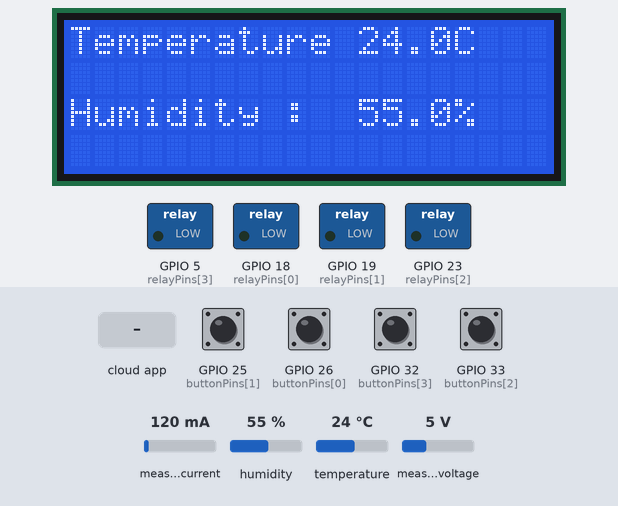
Bench run of a sketch on a simulated ESP32. Shown: 20×4 character LCD, switched loads named in the sketch (green lamp = pin HIGH). The inputs (shaded band) are chosen by the test bench; at power-on: GPIO 25 (buttonPins[1]), GPIO 26 (buttonPins[0]), GPIO 32 (buttonPins[3]), GPIO 33 (buttonPins[2]) HIGH, measured current 120 mA, humidity 55 %, temperature 24 °C, measured voltage 5 V. WiFi joins after 1.5 s; servers stay silent unless stated; the Firebase database answers and starts empty; what the sketch prints to the serial monitor is not drawn.

Above: at 5.6 s.
5.7 s: GPIO 25 (buttonPins[1]) pulled LOW for 0.15 s
At 6.7 s:
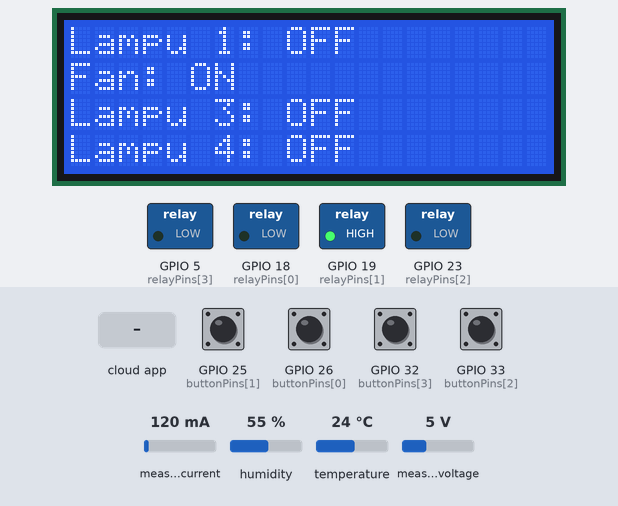
12.4 s: GPIO 26 (buttonPins[0]) pulled LOW for 0.15 s
At 13.1 s:
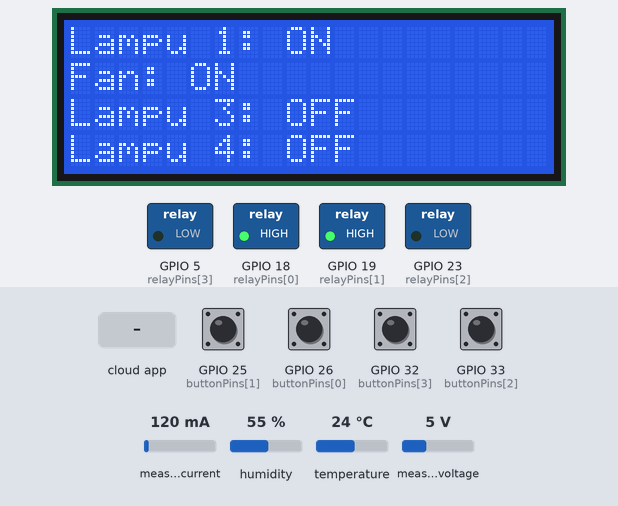
19.1 s: the phone or cloud app sets fan to 0
At 22.8 s:
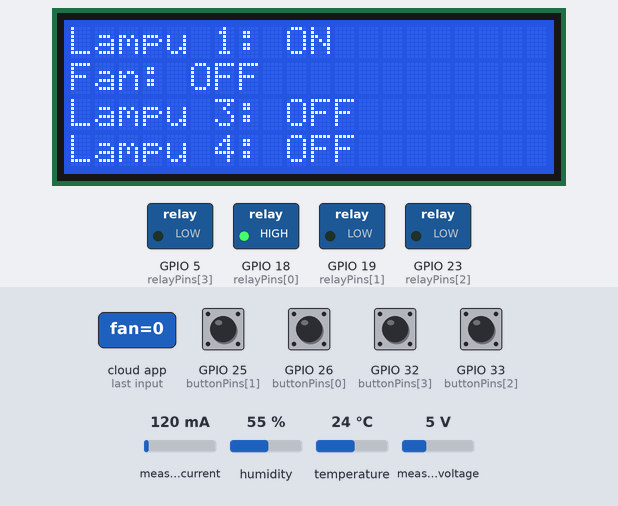
27.7 s: the phone or cloud app sets lamp3 to 1
At 29.5 s:
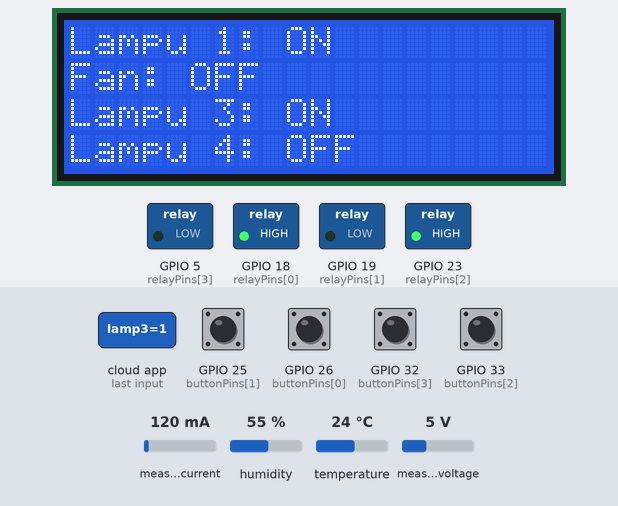
34.6 s: the phone or cloud app sets lamp1 to 0
At 35.8 s:
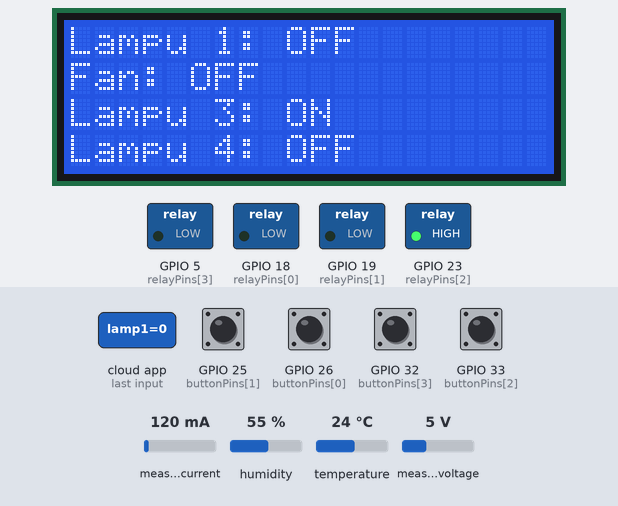
41.6 s: GPIO 32 (buttonPins[3]) pulled LOW for 0.15 s
At 42.5 s:
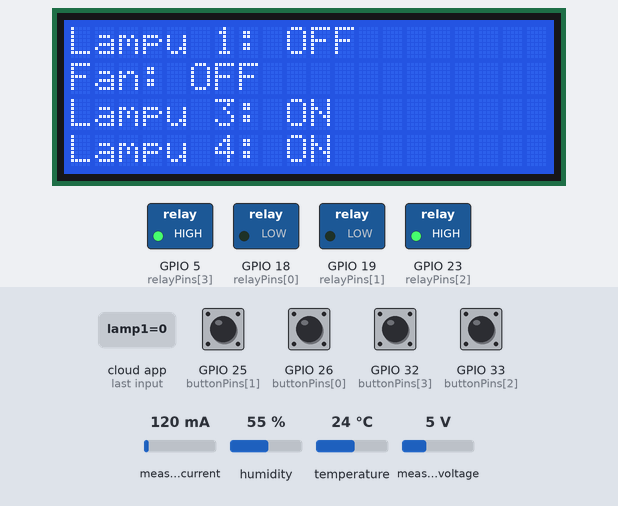
Timing chart, 0 to 44.6 s (numbered marks = the images above; inputs shaded):
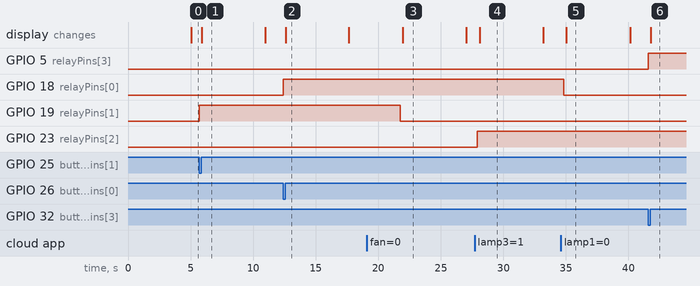

The sketch:

SmartHome.ino
```cpp
#define BLYNK_TEMPLATE_ID "TMPL65SRoXUg5"
#define BLYNK_TEMPLATE_NAME "Quickstart Template"
#define BLYNK_AUTH_TOKEN "w5YqL4s68FKI083Hj38VK-AcmqTCpzX3"

#define BLYNK_PRINT Serial

#include <WiFi.h>
#include <WiFiClient.h>
#include <BlynkSimpleEsp32.h>

#include <PZEM004Tv30.h>
#include <Wire.h>
#include <LiquidCrystal_I2C.h>
#include <DHT.h>
#include <Adafruit_Sensor.h>

// ==================== FIREBASE ====================
#include <Firebase_ESP_Client.h>
#include <addons/TokenHelper.h>  // WAJIB ADA
#include <addons/RTDBHelper.h>   // WAJIB ADA

FirebaseData fbdo;
FirebaseAuth authfb;
FirebaseConfig configfb;

#define API_KEY "AIzaSyDbntAd3DzqrB5pOo4m7yO595E1zLp09FY"
#define DATABASE_URL "https://smarthome-kamarovan-default-rtdb.asia-southeast1.firebasedatabase.app"


// WiFi & Blynk
char auth[] = BLYNK_AUTH_TOKEN;
char ssid[] = "Ovaninda";
char pass[] = "samsung55";

BlynkTimer timer;


// PZEM004T
#define PZEM_RX 16
#define PZEM_TX 17
PZEM004Tv30 pzem(Serial2, PZEM_RX, PZEM_TX);

// DHT22
#define DHTPIN 4
#define DHTTYPE DHT22
DHT dht(DHTPIN, DHTTYPE);

// LCD
LiquidCrystal_I2C lcd(0x27, 20, 4);

// Relay & Button
const int relayPins[4] = { 18, 19, 23, 5 };
const int buttonPins[4] = { 26, 25, 33, 32 };

int relayState[4] = { LOW, LOW, LOW, LOW };
int lastButtonState[4] = { HIGH, HIGH, HIGH, HIGH };
unsigned long lastDebounceTime[4] = { 0, 0, 0, 0 };
const unsigned long debounceDelay = 200;

// Names
const int vPins[4] = { V1, V2, V3, V4 };
const char* lampuNames[4] = { "Lampu 1", "Fan", "Lampu 3", "Lampu 4" };
const char* firebaseRelayKeys[4] = { "lamp1", "fan", "lamp3", "lamp4" };


// Display modes
enum DisplayMode { LAMPU_STATUS,
                   PZEM_DISPLAY,
                   TEMPHUMID };
DisplayMode currentMode = PZEM_DISPLAY;
unsigned long lastActivityTime = 0;
unsigned long lastDisplaySwitch = 0;

const unsigned long idleTimeout = 5000;
const unsigned long displaySwitchTime = 5000;


// Sensor vars
float temperature = NAN, humidity = NAN;
float voltage = NAN, currentVal = NAN, power = NAN, energy = NAN;
float frequency = NAN, pf = NAN;


// ======== Forward Declaration ========
void setRelay(int id, int state, String source = "Unknown");


// ====================== BLYNK ======================
BLYNK_CONNECTED() {
  for (int i = 0; i < 4; i++) Blynk.syncVirtual(vPins[i]);
}

BLYNK_WRITE_DEFAULT() {
  int pinIndex = request.pin - V1;
  if (pinIndex >= 0 && pinIndex < 4) {
    setRelay(pinIndex, param.asInt(), "Blynk");
  }
}


// ============= FUNGSI RELAY (sinkron Firebase + Blynk) =============
void setRelay(int id, int state, String source) {
  relayState[id] = state;
  digitalWrite(relayPins[id], state);

  Blynk.virtualWrite(vPins[id], state);

  String path = "kamar_ovan/";
  path += firebaseRelayKeys[id];

  if (!Firebase.RTDB.setInt(&fbdo, path, state)) {
    Serial.print("Firebase setInt failed: ");
    Serial.println(fbdo.errorReason());
  }

  Serial.printf("%s %s (%s)\n", lampuNames[id], state ? "nyala" : "mati", source.c_str());

  showLampStatus();
  currentMode = LAMPU_STATUS;
  lastActivityTime = millis();
}


// ========================== SETUP ==========================
void setup() {
  Serial.begin(115200);

  for (int i = 0; i < 4; i++) {
    pinMode(relayPins[i], OUTPUT);
    pinMode(buttonPins[i], INPUT_PULLUP);
    digitalWrite(relayPins[i], LOW);
  }

  lcd.init();
  lcd.backlight();
  lcd.clear();
  lcd.setCursor(3, 0);
  lcd.print("MONITORING AND");
  lcd.setCursor(5, 1);
  lcd.print("CONTROLLING");
  lcd.setCursor(5, 2);
  lcd.print("OVAN'S ROOM");
  delay(1500);

  dht.begin();
  Serial2.begin(9600, SERIAL_8N1, PZEM_RX, PZEM_TX);

  Blynk.begin(auth, ssid, pass);

  // Firebase Config
  configfb.api_key = API_KEY;
  configfb.database_url = DATABASE_URL;

// Token callback WAJIB
configfb.token_status_callback = tokenStatusCallback;

// Anonymous signup (WAJIB agar mendapat token)
if (Firebase.signUp(&configfb, &authfb, "", "")) {
    Serial.println("Firebase signUp OK");
} else {
    Serial.printf("SignUp FAILED: %s\n", configfb.signer.signupError.message.c_str());
}

// Mulai Firebase
Firebase.begin(&configfb, &authfb);
Firebase.reconnectWiFi(true);

Serial.println("Firebase initialized");


  timer.setInterval(2000L, updateSensors);
  timer.setInterval(5000L, sendPZEMData);
  timer.setInterval(10000L, firebaseSensorSend);
  timer.setInterval(3000L, firebaseReadRelay);
}


// =========================== LOOP ===========================
void loop() {
  Blynk.run();
  timer.run();
  checkButtons();

  if (currentMode == LAMPU_STATUS && millis() - lastActivityTime > idleTimeout) {
    currentMode = PZEM_DISPLAY;
    lastDisplaySwitch = millis();
    showPZEMDataLCD();
  }

  if (currentMode != LAMPU_STATUS && millis() - lastDisplaySwitch > displaySwitchTime) {
    currentMode = (currentMode == PZEM_DISPLAY) ? TEMPHUMID : PZEM_DISPLAY;
    if (currentMode == TEMPHUMID) showTemperatureHumidity();
    else showPZEMDataLCD();
    lastDisplaySwitch = millis();
  }
}


// ========================= BUTTON =========================
void checkButtons() {
  for (int i = 0; i < 4; i++) {
    int reading = digitalRead(buttonPins[i]);

    if (reading == LOW && lastButtonState[i] == HIGH && millis() - lastDebounceTime[i] > debounceDelay) {

      lastDebounceTime[i] = millis();
      setRelay(i, !relayState[i], "Manual");
    }

    lastButtonState[i] = reading;
  }
}


// =========================== LCD ===========================
void showTemperatureHumidity() {
  float t = dht.readTemperature();
  float h = dht.readHumidity();

  lcd.clear();
  lcd.setCursor(0, 0);
  lcd.print("Temperature :");
  lcd.setCursor(12, 0);
  !isnan(t) ? lcd.print(String(t, 1) + "C") : lcd.print("--.-C");

  lcd.setCursor(0, 2);
  lcd.print("Humidity :");
  lcd.setCursor(12, 2);
  !isnan(h) ? lcd.print(String(h, 1) + "%") : lcd.print("--.-%");

  if (!isnan(t)) Blynk.virtualWrite(V11, t);
  if (!isnan(h)) Blynk.virtualWrite(V12, h);
}

void showPZEMDataLCD() {
  lcd.clear();

  lcd.setCursor(0, 0);
  !isnan(voltage) ? lcd.print("Voltage: " + String(voltage, 1) + " V")
                  : lcd.print("Voltage: --.- V");
  lcd.setCursor(0, 1);
  !isnan(currentVal) ? lcd.print("Current: " + String(currentVal, 2) + " A")
                     : lcd.print("Current: --.- A");
  lcd.setCursor(0, 2);
  !isnan(power) ? lcd.print("Power : " + String(power, 1) + " W")
                : lcd.print("Power : --.- W");
  lcd.setCursor(0, 3);
  !isnan(energy) ? lcd.print("Energy : " + String(energy, 3) + " kWh")
                 : lcd.print("Energy : --.- kWh");
}

void showLampStatus() {
  lcd.clear();
  for (int i = 0; i < 4; i++) {
    lcd.setCursor(0, i);
    lcd.print(lampuNames[i]);
    lcd.print(": ");
    lcd.print(relayState[i] ? "ON " : "OFF");
  }
}


// ======================= SENSOR UPDATE =======================
void updateSensors() {
  float t = dht.readTemperature();
  float h = dht.readHumidity();

  if (!isnan(t)) temperature = t;
  if (!isnan(h)) humidity = h;

  if (!isnan(temperature)) Blynk.virtualWrite(V11, temperature);
  if (!isnan(humidity)) Blynk.virtualWrite(V12, humidity);

  float v = pzem.voltage();
  float i = pzem.current();
  float p = pzem.power();
  float e = pzem.energy();
  float f = pzem.frequency();
  float pfv = pzem.pf();

  if (!isnan(v)) voltage = v;
  if (!isnan(i)) currentVal = i;
  if (!isnan(p)) power = p;
  if (!isnan(e)) energy = e;
  if (!isnan(f)) frequency = f;
  if (!isnan(pfv)) pf = pfv;
}


void sendPZEMData() {
  if (!isnan(voltage)) Blynk.virtualWrite(V5, voltage);
  if (!isnan(currentVal)) Blynk.virtualWrite(V6, currentVal);
  if (!isnan(power)) Blynk.virtualWrite(V7, power);
  if (!isnan(energy)) Blynk.virtualWrite(V8, energy);
  if (!isnan(frequency)) Blynk.virtualWrite(V9, frequency);
  if (!isnan(pf)) Blynk.virtualWrite(V10, pf);
}


// ==================== FIREBASE SEND ====================
void firebaseSensorSend() {
  if (!isnan(temperature)) Firebase.RTDB.setFloat(&fbdo, "kamar_ovan/dht22/temperature", temperature);
  if (!isnan(humidity)) Firebase.RTDB.setFloat(&fbdo, "kamar_ovan/dht22/humidity", humidity);

  if (!isnan(voltage)) Firebase.RTDB.setFloat(&fbdo, "kamar_ovan/pzem/voltage", voltage);
  if (!isnan(currentVal)) Firebase.RTDB.setFloat(&fbdo, "kamar_ovan/pzem/current", currentVal);
  if (!isnan(power)) Firebase.RTDB.setFloat(&fbdo, "kamar_ovan/pzem/power", power);
  if (!isnan(energy)) Firebase.RTDB.setFloat(&fbdo, "kamar_ovan/pzem/energy", energy);
  if (!isnan(frequency)) Firebase.RTDB.setFloat(&fbdo, "kamar_ovan/pzem/frequency", frequency);
  if (!isnan(pf)) Firebase.RTDB.setFloat(&fbdo, "kamar_ovan/pzem/pf", pf);
}


// ====================== FIREBASE READ RELAY ======================
void firebaseReadRelay() {
  for (int i = 0; i < 4; i++) {
    int fbState = -1;

    String path = "kamar_ovan/";
    path += firebaseRelayKeys[i];

    if (Firebase.RTDB.getInt(&fbdo, path.c_str(), &fbState)) {
      int desired = fbState ? 1 : 0;
      if (desired != relayState[i]) {
        setRelay(i, desired, "Firebase");
      }
    }
  }
}
```

Measured:
- after the input at 5.7 s, GPIO 19 (relayPins[1]): LOW → HIGH at once; the display: changes after 0.20 s (image 1)
- after the input at 12.4 s, GPIO 18 (relayPins[0]): LOW → HIGH at once; the display: changes after 0.20 s (image 2)
- after the input at 19.1 s, GPIO 19 (relayPins[1]): HIGH → LOW after 2.7 s; the display: changes after 2.9 s (image 3)
- after the input at 27.7 s, GPIO 23 (relayPins[2]): LOW → HIGH after 0.23 s; the display: changes after 0.42 s (image 4)
- after the input at 34.6 s, GPIO 18 (relayPins[0]): HIGH → LOW after 0.22 s; the display: changes after 0.42 s (image 5)
- after the input at 41.6 s, GPIO 5 (relayPins[3]): LOW → HIGH at once; the display: changes after 0.20 s (image 6)
- what the display in image 1 shows lasts 5.1 s, from 5.9 s to 11.0 s
